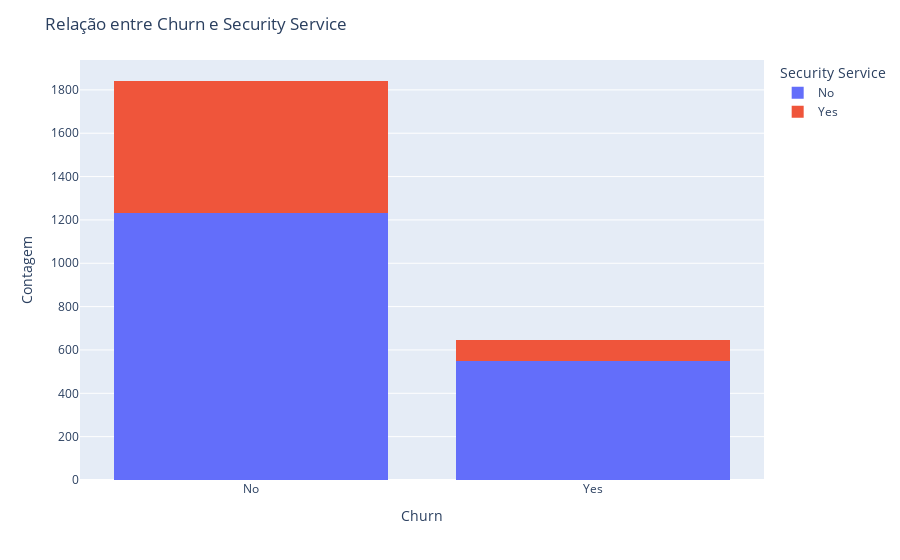

Notebook cell for this chart:
### Markdown cell above
Os clientes com serviço de segurança tendem a abandonar a empresa?

### Code cell
fig = px.histogram(df, x='Churn', color='Security_Service', barmode='stack')

# Layout
fig.update_layout(title='Relação entre Churn e Security Service',
                  xaxis_title='Churn',
                  yaxis_title='Contagem',
                  legend_title='Security Service')
fig.show()

### Figure 1 — Plotly figure (JSON) as saved in the notebook; plotly's stock layout.template omitted (floating-point values rounded to 4 significant figures; data arrays with more than 128 entries replaced by an {"elided": "..."} marker saying what was removed)
{"data": [{"bingroup": "x", "hovertemplate": "Security_Service=No<br>Churn=%{x}<br>count=%{y}<extra></extra>", "legendgroup": "No", "marker": {"color": "#636efa", "pattern": {"shape": ""}}, "name": "No", "orientation": "v", "showlegend": true, "type": "histogram", "x": {"elided": "1781 str values"}, "xaxis": "x", "yaxis": "y"}, {"bingroup": "x", "hovertemplate": "Security_Service=Yes<br>Churn=%{x}<br>count=%{y}<extra></extra>", "legendgroup": "Yes", "marker": {"color": "#EF553B", "pattern": {"shape": ""}}, "name": "Yes", "orientation": "v", "showlegend": true, "type": "histogram", "x": {"elided": "707 str values"}, "xaxis": "x", "yaxis": "y"}], "layout": {"barmode": "stack", "legend": {"title": {"text": "Security Service"}, "tracegroupgap": 0}, "margin": {"t": 60}, "title": {"text": "Relação entre Churn e Security Service"}, "xaxis": {"anchor": "y", "domain": [0, 1], "title": {"text": "Churn"}}, "yaxis": {"anchor": "x", "domain": [0, 1], "title": {"text": "Contagem"}}}}
